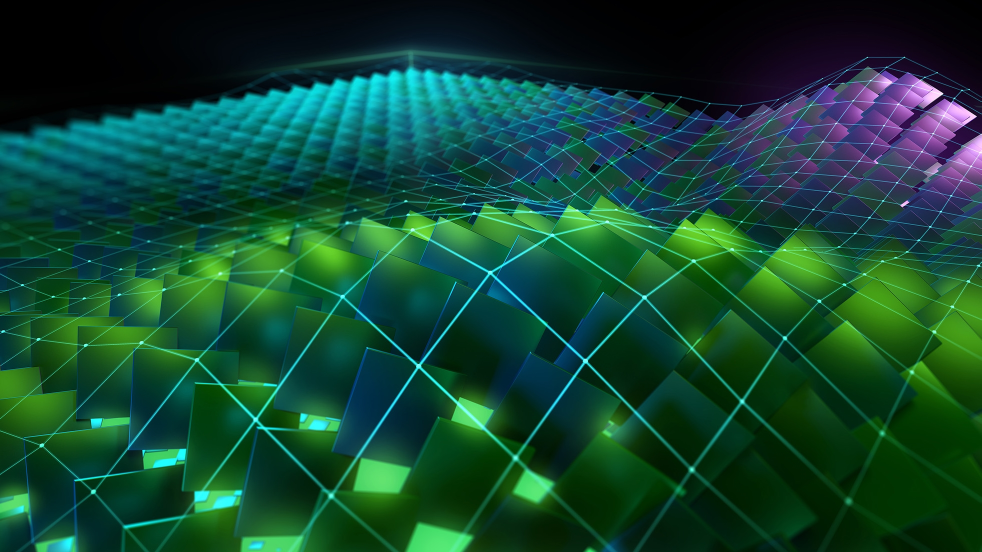
#> input picture experiments/cuda-image-16x9-1.jpg, 1963 x 1104 px (shown at 1/2 size)
$ jupyter execute --allow-errors 'RGB2Gray-scale Tutorial.ipynb'
#> lines starting #> are read from the running program, lines starting #| are printed output that depends on the picture
[cell 1]
import matplotlib.pyplot as plt
import numpy as np

[cell 2]
img = np.zeros((224, 224, 3))

[cell 3]
plt.imshow(img)

[cell 4]
import cv2

o_img = plt.imread("cuda-image-16x9-1.jpg")
#> o_img is the input picture: shape (1104, 1963, 3); mean R, G, B 18.4, 70.6, 49.3
o_img = cv2.resize(o_img, (224, 224))
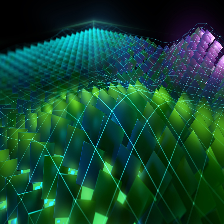
#> o_img: shape (224, 224, 3); mean R, G, B 18.4, 70.5, 49.2
o_img = cv2.cvtColor(o_img, cv2.COLOR_RGB2GRAY)
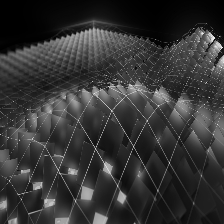
#> o_img: shape (224, 224); min 0, max 244, mean 52.5
plt.imshow(o_img)
